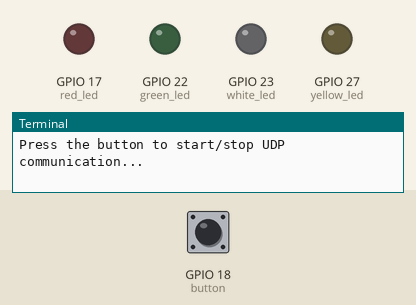
A program run on a simulated Raspberry Pi (BCM pin numbers). Shown: output pins drawn as LEDs (lit = HIGH), the last lines printed to the terminal. Inputs (shaded band) come from the test bench; at power-on: GPIO 18 (button) HIGH. The clock reads 2024-03-15 10:24:30 at power-on unless the program sets it.

Above: at 1.2 s.
1.3 s: GPIO 18 (button) pulled LOW for 0.15 s
At 1.9 s:
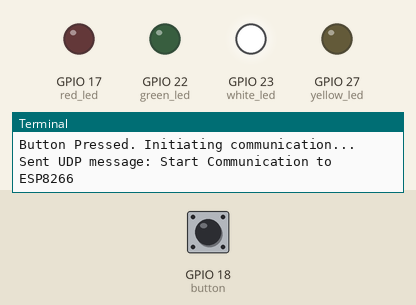
2.9 s: GPIO 18 (button) pulled LOW for 1 s
At 4.3 s:
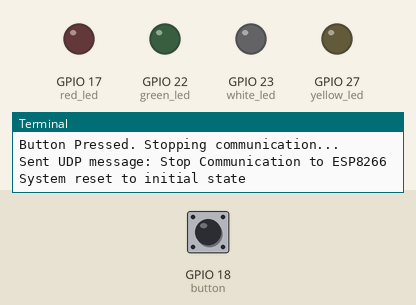
5.4 s: GPIO 18 (button) pulled LOW for 3.2 s
At 6.2 s:
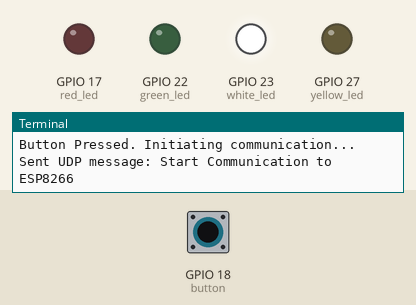
Timing chart, 0 to 16.1 s (numbered marks = the images above; inputs shaded):
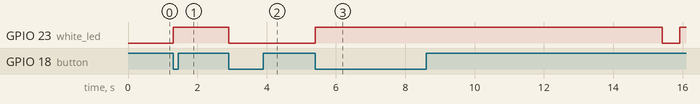

Measured:
- after the input at 1.3 s, GPIO 23 (white_led): LOW → HIGH at once
- after the input at 2.9 s, GPIO 23 (white_led): HIGH → LOW at once
- after the input at 5.4 s, GPIO 23 (white_led): LOW → HIGH at once, → LOW 10.0 s later, → HIGH 0.50 s later

The program:

RaspberryPi.py
```python
import socket
import time
from gpiozero import LED, Button
from signal import pause


red_led = LED(17)
green_led = LED(22)
yellow_led = LED(27)
white_led = LED(23)

button = Button(18)

# UDP setup
ESP8266_IP = "192.168.1.82"
ESP8266_PORT = 8266
UDP_PORT = 8266      # Port on Raspberry Pi to listen
sock = socket.socket(socket.AF_INET, socket.SOCK_DGRAM)
sock.setblocking(False)

# Threshold values
LOW_THRESHOLD = 300
MEDIUM_THRESHOLD = 700

listening = False  # check whether UDP listening has started
communication_on = False
last_message_time = 0  # track the last received UDP message time
error_state = False

def send_udp_message(message):
    sock.sendto(message.encode(), (ESP8266_IP, ESP8266_PORT))
    print(f"Sent UDP message: {message} to ESP8266")

def control_leds(sensor_value):
    if sensor_value < LOW_THRESHOLD:
        red_led.on()
        green_led.off()
        yellow_led.off()
        print("Low light detected. Turning on RED LED.")
    elif LOW_THRESHOLD <= sensor_value < MEDIUM_THRESHOLD:
        red_led.on()
        yellow_led.on()
        green_led.off()
        print("Medium light detected. Turning on RED and YELLOW LEDs.")
    else:
        red_led.on()
        green_led.on()
        yellow_led.on()
        print("High light detected. Turning on all RGB LEDs.")

def reset_system():
    """Reset the system to its initial state."""
    global error_state
    red_led.off()
    green_led.off()
    yellow_led.off()
    white_led.off()
    error_state = False
    print("System reset to initial state")

def flash_white_led():
    """Flash the white LED to indicate an error state."""
    while error_state:
        white_led.toggle()
        time.sleep(0.5)  # Flash every 0.5 seconds

def button_pressed():
    """Handle the button press event to start/stop communication."""
    global listening, communication_on, last_message_time, error_state
    if not communication_on:
        print("Button Pressed. Initiating communication...")
        white_led.on()  # Indicate communication start
        send_udp_message("Start Communication")
        listening = True  # Start listening for UDP messages
        communication_on = True  # Set communication as active
        last_message_time = time.time()  # Reset the last message timer
    else:
        print("Button Pressed. Stopping communication...")
        send_udp_message("Stop Communication")
        reset_system()
        listening = False
        communication_on = False

# Attach the button press handler
button.when_pressed = button_pressed

print("Press the button to start/stop UDP communication...")

try:
    while True:
        if listening:
            try:
                data, addr = sock.recvfrom(1024)
                sensor_value = int(data.decode().split()[-1])  # Extract the sensor value
                print(f"Received light sensor value: {sensor_value} from {addr}")
                # Control the LEDs based on the sensor value
                control_leds(sensor_value)
                last_message_time = time.time()

            except BlockingIOError:
                if time.time() - last_message_time > 10:
                    if not error_state:
                        print("No message received from ESP8266 for 10 seconds. Entering error state.")
                        error_state = True
                        # Start flashing the white LED in error state
                        flash_white_led()

        time.sleep(0.1)

except KeyboardInterrupt:
    print("Program interrupted by user")

finally:
    reset_system()
    sock.close()
    print("GPIO cleanup done.")
```
